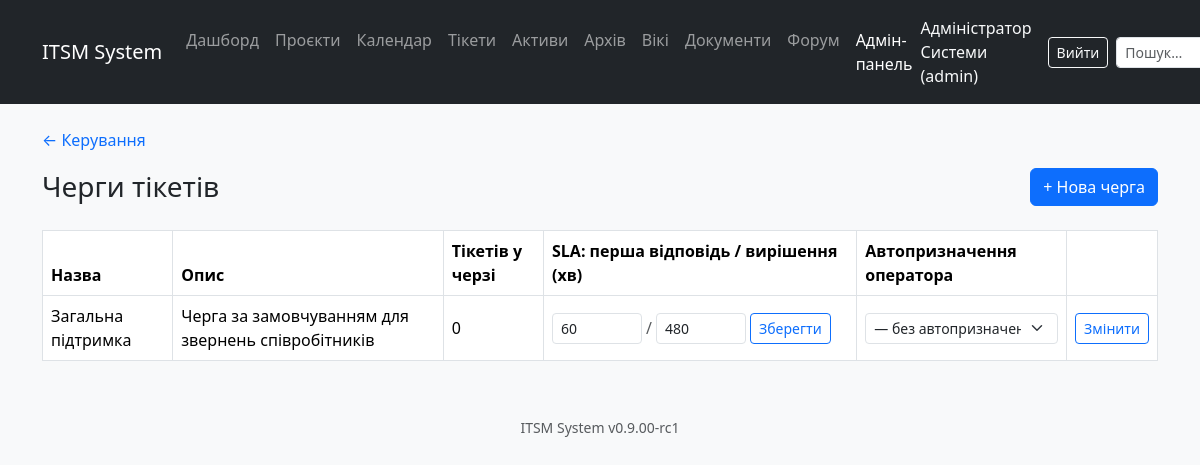
/admin/queues (signed in), run on the app's committed database.
### tables this page shows
CREATE TABLE IF NOT EXISTS ticket_queues (
    id INT AUTO_INCREMENT PRIMARY KEY,
    name VARCHAR(100) NOT NULL,
    description VARCHAR(255),
    default_operator_id INT NULL,   
    FOREIGN KEY (default_operator_id) REFERENCES users(id) ON DELETE SET NULL
);

### app/Views/admin/queues.php (the view, shortened to what the rows shown need)
<table class="table table-bordered bg-white align-middle">
    <thead>
        <tr><th>Назва</th><th>Опис</th><th>Тікетів у черзі</th><th>SLA: перша відповідь / вирішення (хв)</th><th>Автопризначення оператора</th><th></th></tr>
    </thead>
    <tbody>
    <?php if (empty($queues)): ?>
        <tr><td colspan="6" class="text-center text-muted">Черг ще немає</td></tr>
    <?php else: foreach ($queues as $q): ?>
        <tr>
            <td><?= \App\Core\View::e($q['name']) ?></td>
            <td><?= \App\Core\View::e($q['description'] ?? '—') ?></td>
            <td><?= (int)$q['tickets_count'] ?></td>
            <td>
                <form method="post" action="/admin/queues/<?= (int)$q['id'] ?>/sla" class="d-flex gap-1 align-items-center">
                    <input type="number" name="first_response_minutes" class="form-control form-control-sm sla-minutes-input"
                           min="1" value="<?= $q['first_response_minutes'] !== null ? (int)$q['first_response_minutes'] : '' ?>" required>
                    <span class="text-muted">/</span>
                    <input type="number" name="resolution_minutes" class="form-control form-control-sm sla-minutes-input"
                           min="1" value="<?= $q['resolution_minutes'] !== null ? (int)$q['resolution_minutes'] : '' ?>" required>
                    <button type="submit" class="btn btn-sm btn-outline-primary">Зберегти</button>
                </form>
            </td>
            <td>
                <form method="post" action="/admin/queues/<?= (int)$q['id'] ?>/default-operator">
                </form>
            </td>
            <td class="text-nowrap">
                <a class="btn btn-sm btn-outline-primary" href="/admin/queues/<?= (int)$q['id'] ?>/edit">Змінити</a>
            </td>
        </tr>
    <?php endforeach; endif; ?>
    </tbody>
</table>

### data on the page
ticket_queues: name "Загальна підтримка", description "Черга за замовчуванням для звернень співробітників", tickets_count "0", first_response_minutes "60", resolution_minutes "480"

### other printed values
$mLabel "Активи"
$mLabel "Архів"
$mLabel "Вікі"
$mLabel "Документи"
$mLabel "Форум"
